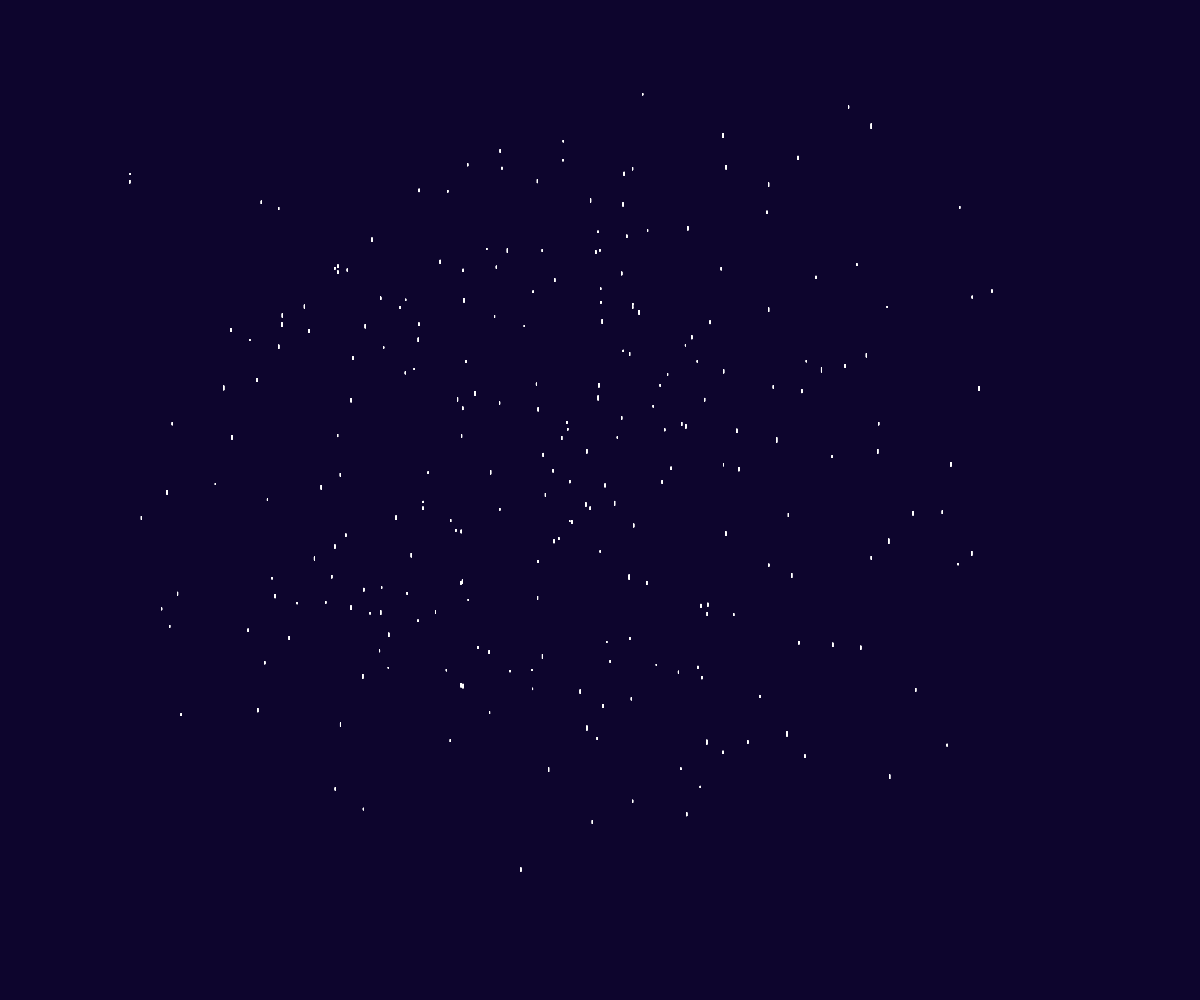
Frame 1 (no input)
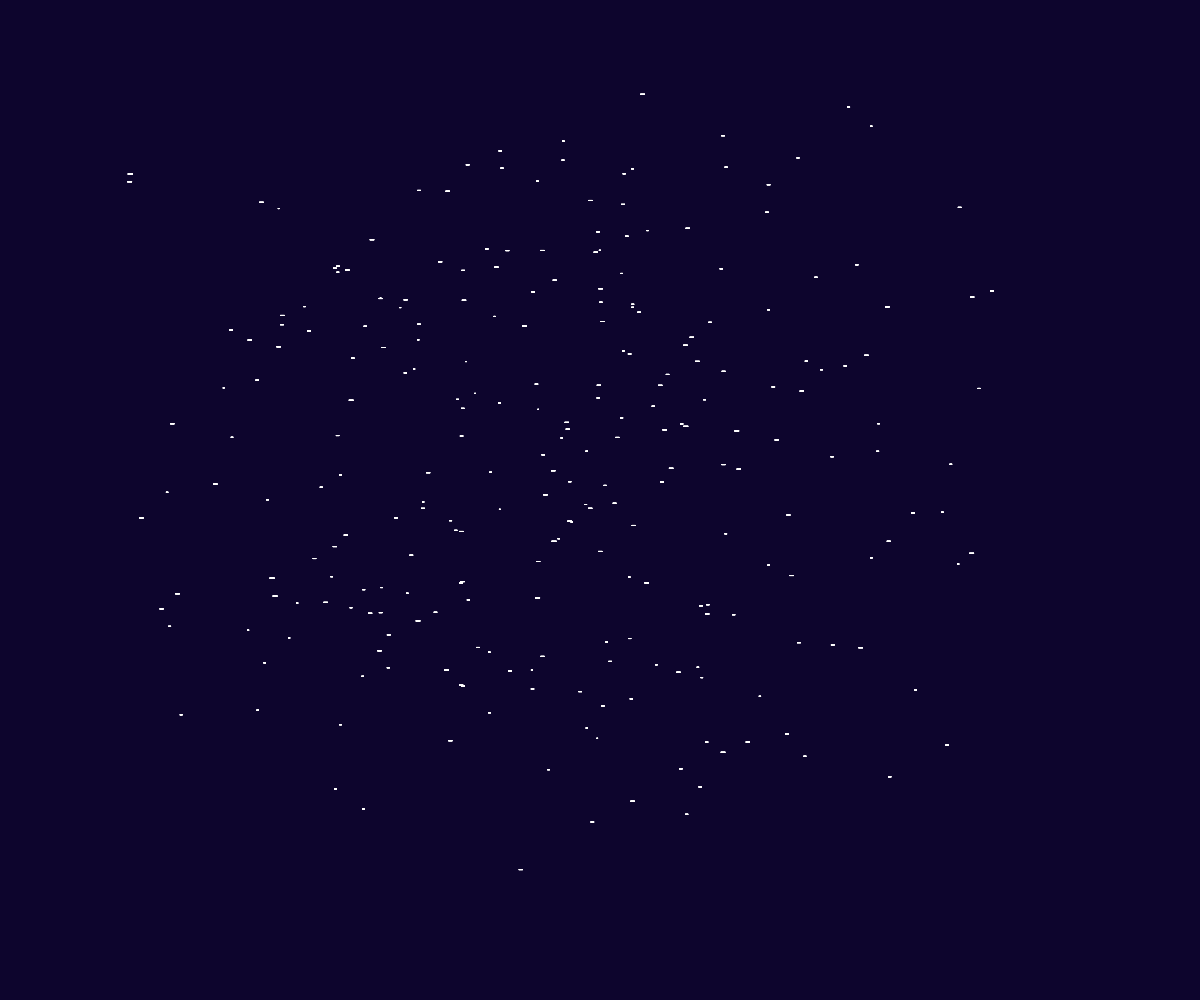
Frame 60 (no input)
Frame 120 (the mouse pressed at the canvas centre since frame 60): identical to frame 60, image omitted

The p5.js sketch that drew these frames (run headless with seeded random() and noise() and a simulated clock; from frame 60 on, the mouse is pressed at the canvas centre):

// p5.js sketch
// ── sketch.js
function setup() {
    createCanvas(windowWidth, windowHeight);
}

function draw() {
    background(13,5,45);    
    stroke(255);
    let counter = 0;
    while(counter < 3000){
      mouliStarx(
        noise(1,counter)*width, 
        noise(2, counter)*height, 
        noise(3, counter)* 5, 
        noise(4, counter)* 5);
      counter ++;
    }
}


function mouliStarx(x, y, w, h){
 push();
 translate(x, y);    
 if(frameCount%5==0){
   line(-w/2, 0, w/2, 0);//ligneverti
 }else{ 
   line(0,-h/2,0,h/2);//lignehoriz
 }   
  pop();  
}
